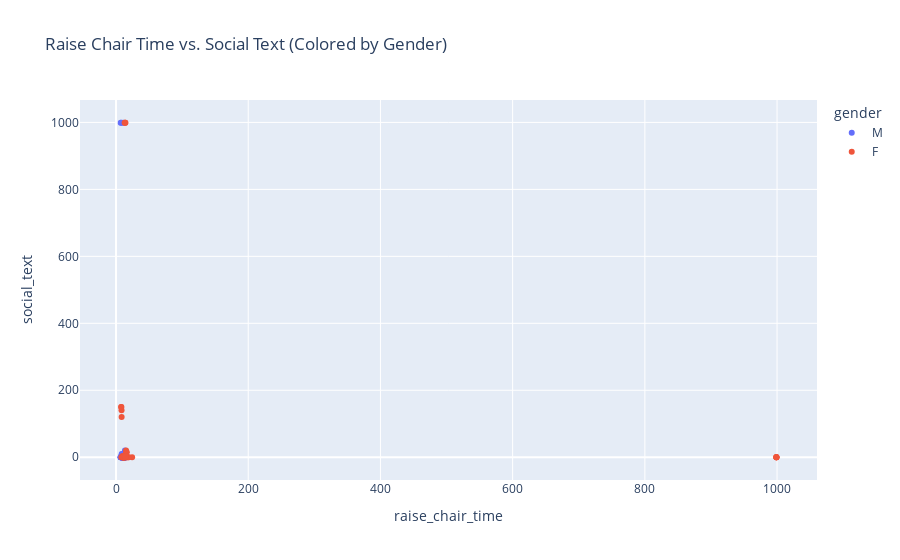

The cell this chart's notebook holds for it:
### Code cell
import plotly.graph_objects as go
import plotly.express as px

# A scatter plot for 'raise_chair_time' vs. 'social_text' with different colors for genders
fig = px.scatter(data, x='raise_chair_time', y='social_text', color='gender',
                 title='Raise Chair Time vs. Social Text (Colored by Gender)')
fig.show()

### Figure 1 — Plotly figure (JSON) as saved in the notebook; plotly's stock layout.template omitted (floating-point values rounded to 4 significant figures)
{"data": [{"hovertemplate": "gender=M<br>raise_chair_time=%{x}<br>social_text=%{y}<extra></extra>", "legendgroup": "M", "marker": {"color": "#636efa", "symbol": "circle"}, "mode": "markers", "name": "M", "orientation": "v", "showlegend": true, "type": "scatter", "x": [14, 13.46, 13.4, 14.1, 9.25, 8.47, 8.52, 10.07, 8.66, 9.14, 8.24, 10.15, 6.9, 7.13, 7.32, 9.49, 9.54, 12.03, 11.1, 12.3, 6.9, 7.4, 7.1, 9.4, 12.49, 13.26, 13.07, 12.48, 14.36, 14.12, 13.17, 13.37, 11, 8.4, 8.1, 7.98, 10, 13.4, 13.15, 12.5, 11, 9.7, 10.3, 11.2, 10, 10, 9.1, 11.15, 8, 7.06, 13, 9.69, 14, 14, 11.03, 11.55, 9, 10, 9.5, 8.82, 11, 14, 10.93, 10.88, 14, 13.1, 14], "xaxis": "x", "y": [0, 20, 5, 0, 5, 5, 10, 10, 0, 0, 0, 0, 0, 0, 0, 0, 0, 0, 0, 0, 0, 0, 0, 0, 0, 0, 0, 0, 0, 0, 0, 0, 0, 0, 0, 0, 0, 0, 6, 0, 0, 0, 0, 0, 0, 0, 0, 0, 999, 999, 0, 0, 0, 0, 0, 0, 0, 0, 0, 0, 999, 0, 10, 0, 0, 0, 0], "yaxis": "y"}, {"hovertemplate": "gender=F<br>raise_chair_time=%{x}<br>social_text=%{y}<extra></extra>", "legendgroup": "F", "marker": {"color": "#EF553B", "symbol": "circle"}, "mode": "markers", "name": "F", "orientation": "v", "showlegend": true, "type": "scatter", "x": [16, 15.4, 15.7, 15.2, 10, 16.4, 13.4, 15.7, 12.24, 12.47, 13.04, 13.25, 999, 24.31, 18.3, 19.2, 7.7, 8.32, 8.07, 8.46, 9.94, 12.35, 11.7, 12.2, 999, 999, 999, 999, 10, 8, 10.1, 12, 10, 13, 10, 12, 11, 10.02, 11.08, 11, 16, 13.5, 14, 14, 12, 12.5, 14, 14, 14, 14.2], "xaxis": "x", "y": [15, 15, 15, 20, 0, 0, 0, 0, 0, 0, 0, 0, 0, 0, 0, 0, 150, 140, 150, 120, 0, 0, 0, 0, 0, 0, 0, 0, 0, 0, 0, 0, 4, 999, 2, 0, 0, 0, 0, 0, 0, 0, 2, 1, 1, 1, 999, 999, 3, 2], "yaxis": "y"}], "layout": {"autosize": true, "legend": {"title": {"text": "gender"}, "tracegroupgap": 0}, "title": {"text": "Raise Chair Time vs. Social Text (Colored by Gender)"}, "xaxis": {"anchor": "y", "autorange": true, "domain": [0, 1], "range": [-53.18, 1059.0], "title": {"text": "raise_chair_time"}, "type": "linear"}, "yaxis": {"anchor": "x", "autorange": true, "domain": [0, 1], "range": [-82.44, 1081.0], "title": {"text": "social_text"}, "type": "linear"}}}
